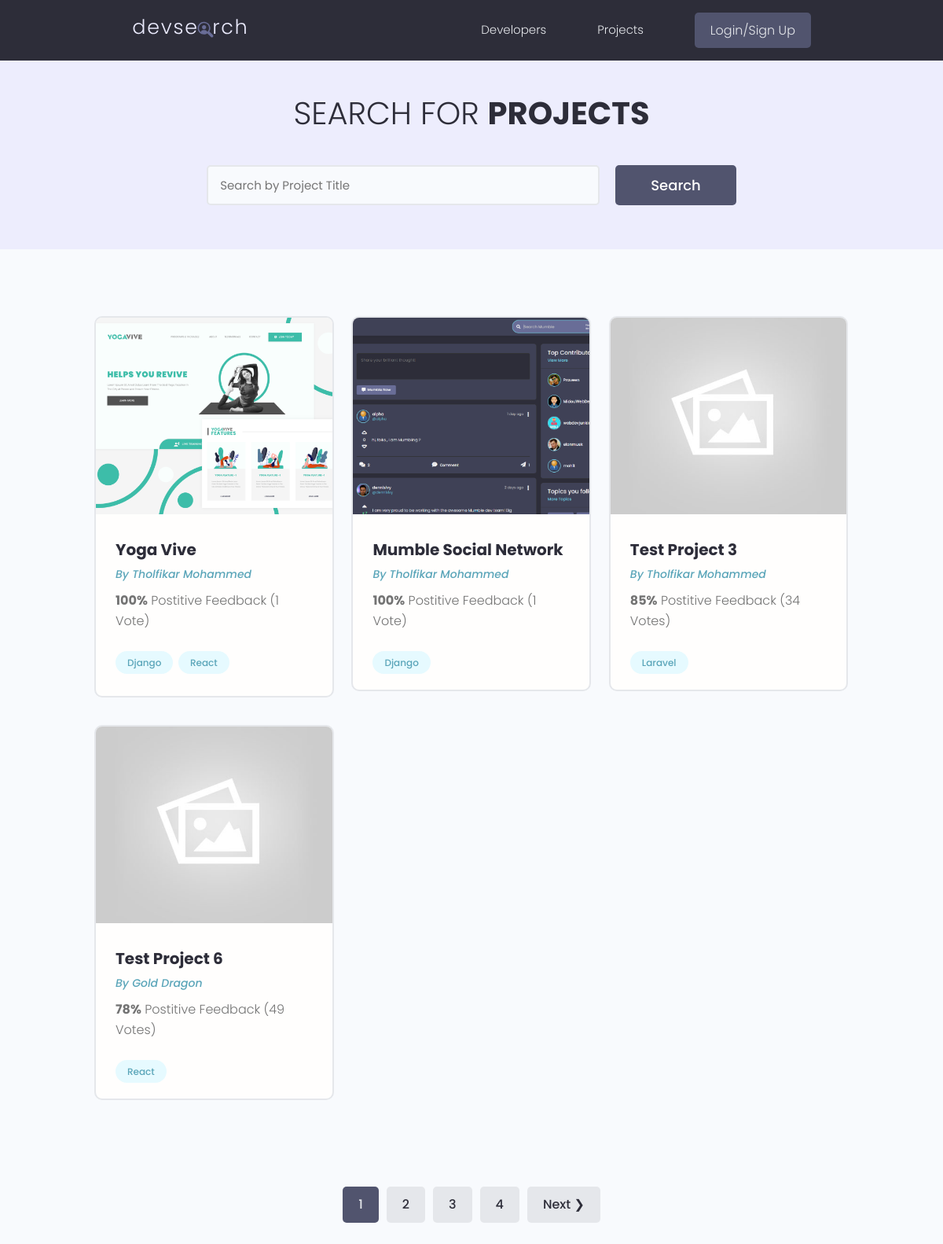
/projects/, run on the app's committed database.
### projects/models.py (models this page shows, shortened)
class Project(models.Model):
    owner = models.ForeignKey(Profile, null=True,blank=True,on_delete=models.SET_NULL)
    title = models.CharField(max_length=255)
    description = models.TextField(null=True, blank=True)
    featured_image = models.ImageField(null=True, blank=True, upload_to='uploaded-images/projects', default='images/project-default.jpg')
    demo_link = models.CharField(max_length=2000, null=True, blank=True)
    source_link = models.CharField(max_length=2000, null=True, blank=True)
    tags = models.ManyToManyField(Tag, blank=True)
    vote_total = models.IntegerField(default=0, null=True, blank=True)
    vote_ratio = models.IntegerField(default=0, null=True, blank=True)
    created_at = models.DateTimeField(auto_now_add=True)
    id = models.UUIDField(default=uuid.uuid4, unique=True,
                          primary_key=True, editable=False)
    class Meta:
        ordering = ['-vote_ratio','-vote_total','created_at']

class Tag(models.Model):
    name = models.CharField(max_length=255)
    created_at = models.DateTimeField(auto_now_add=True)
    id = models.UUIDField(default=uuid.uuid4, unique=True,
                          primary_key=True, editable=False)
    def __str__(self):
        return self.name

### users/models.py (models this page shows, shortened)
class Profile(models.Model):
    user = models.OneToOneField(
        User, on_delete=models.CASCADE, null=True, blank=True)
    name = models.CharField(max_length=255, null=True, blank=True)
    username = models.CharField(max_length=255, null=True, blank=True)
    location = models.CharField(max_length=255, null=True, blank=True)
    email = models.EmailField(max_length=255, null=True, blank=True)
    short_intro = models.CharField(max_length=255, null=True, blank=True)
    bio = models.TextField(null=True, blank=True)
    profile_image = models.ImageField(
        null=True, blank=True, upload_to='uploaded-images/profiles', default='images/user-default.png')
    social_github = models.CharField(max_length=255, null=True, blank=True)
    social_stackoverflow = models.CharField(max_length=255, null=True, blank=True)
    social_twitter = models.CharField(max_length=255, null=True, blank=True)
    social_linkedin = models.CharField(max_length=255, null=True, blank=True)
    social_youtube = models.CharField(max_length=255, null=True, blank=True)
    social_website = models.CharField(max_length=255, null=True, blank=True)
    created_at = models.DateTimeField(auto_now_add=True)
    id = models.UUIDField(default=uuid.uuid4, unique=True,
                          primary_key=True, editable=False)

### projects/views.py (the view)
# urls.py: path('projects/', views.getProjects),
def projects(request):
    projects, search_query = searchProjects(request)
    custom_range, projects = paginateProjects(request,projects,4)
    context = {'projects': projects, 'search_query':search_query, 'custom_range':custom_range}
    return render(request, 'projects/projects.html', context)

### projects/utils.py (called while the page is built)
def searchProjects(request):
  search_query = ''
  if request.GET.get('search_query'):
      search_query = request.GET.get('search_query')
  tags = Tag.objects.filter(name__icontains=search_query)
  projects = Project.objects.distinct().filter(
      Q(title__icontains=search_query) |
      Q(description__icontains=search_query) |
      Q(owner__name__icontains=search_query) |
      Q(tags__in=tags)
  )
  return projects, search_query

def paginateProjects(request,projects,result):
    page = request.GET.get('page')
    paginator = Paginator(projects, result)
    try:
        projects = paginator.page(page)
    except PageNotAnInteger:
        page = 1
        projects = paginator.page(page)
    except EmptyPage:
        page = paginator.num_pages
        projects = paginator.page(page)
    leftIndex = (int(page) - 4)
    if leftIndex < 1:
        leftIndex = 1
    rightIndex = (int(page) + 5)
    if rightIndex > paginator.num_pages:
        rightIndex = paginator.num_pages + 1
    custom_range = range(leftIndex, rightIndex)
    return custom_range,projects

### projects/templates/projects/projects.html (shortened to what this page needs)
{% extends 'main.html' %}
{% block content %}
<main class="projects">
  <section class="hero-section text-center">
    <div class="container container--narrow">
      <div class="hero-section__box">
        <h2>Search for <span>Projects</span></h2>
      </div>
      <div class="hero-section__search">
        <form class="form" action="" method="get">
          <div class="form__field">
            <input class="input input--text" id="formInput#search" type="text" name="search_query"
              value="{{ search_query }}" placeholder="Search by Project Title" />
          </div>
          <input class="btn btn--sub btn--lg" type="submit" value="Search" />
        </form>
      </div>
    </div>
  </section>
  <section class="projectsList">
    <div class="container">
      <div class="grid grid--three">
        {% for project in projects %}
        <div class="column">
          <div class="card project">
            <a href="{% url 'project' project.id %}" class="project">
              <img class="project__thumbnail" src="{{ project.featured_image.url }}" alt="project thumbnail" />
              <div class="card__body">
                <h3 class="project__title">{{ project.title }}</h3>
                <p>
                  {% if project.owner %}
                  <a class="project__author" href="{% url 'user-profile' project.owner.id %}">
                    By {{ project.owner.name }}
                  </a>
                  {% else %}
                  By Anonimus
                  {% endif %}
                </p>
                <p class="project--rating">
                  <span style="font-weight: bold;">{{ project.vote_ratio }}%</span> Postitive
                  Feedback ({{ project.vote_total }} Vote{{ project.vote_total|pluralize:'s' }})
                </p>
                <div class="project__tags">
                  {% for tag in project.tags.all %}
                  <span class="tag tag--pill tag--main">
                    <small>{{ tag }}</small>
                  </span>
                  {% endfor %}
                </div>
              </div>
            </a>
          </div>
        </div>
        {% endfor %}
      </div>
    </div>
  </section>
  {% include "pagination.html" with queryset=projects custom_range=custom_range %}
</main>
{% endblock content %}

### static/styles/app.css (style rules this page uses)
:root { --color-sub: #2d2d39; }
.btn--sub { background-color: var(--color-sub-light); }
.card { border: 2px solid var(--color-light); }
img { width: 100%; }
.hero-section { height: 40vh; display: flex; align-items: center; background-color: var(--color-sub); }
.hero-section__box { margin-bottom: 4rem; }
.hero-section__box > h2, .hero-section__box > h2 > span { font-size: 4rem; color: var(--color-light); line-height: 1.3; text-transform: uppercase; }
.hero-section__box > h2 { font-weight: 300; }
.hero-section__box > h2 > span { font-weight: 700; }
.hero-section__search > .form { display: flex; align-items: center; justify-content: center; gap: 2rem; }
.hero-section__search > .form input.input--text { width: 50rem; }
.project__author { font-size: 1.4rem; font-style: italic; }
.project--rating { margin-bottom: 1.6em; margin-top: .5em; }
.projects > .hero-section { background: var(--color-sub-lighter); height: 30vh; }
.projects .hero-section__box { margin-bottom: 2.5rem; }
.projects .hero-section__box > h2 { color: var(--color-sub); }
.projects .hero-section__box > h2 > span { font-weight: 700; color: var(--color-sub); }
.projectsList { margin-top: 8rem; }
.project__thumbnail { height: 25rem; object-fit: cover; object-position: top center; }
.project__title { font-size: 2rem; font-weight: 700; color: var(--color-sub); }

### static/uikit/styles/modules/_variables.css (style rules this page uses)
:root { --color-main: #5aa5b9; --color-main-light: #e6faff; --color-sub: #3f4156; --color-sub-light: #51546e; --color-sub-lighter: #ededfd; --color-text: #737373; --color-gray: #8b8b8b; --color-light: #e5e7eb; --color-light-gray: #767676; --color-bg: #f8fafd; --color-white: #fffefd; --color-white-light: #f3f3f3; --color-success: #359e64; --color-success-bg: #def8e8; --color-error: #fc4b0b; --color-error-bg: #fff2ee; --font-base: 'Poppins', arial, helvetica, 'Segoe UI', roboto, ubuntu, sans-serif; --font-monospace: 'Fira Code', 'Courier New', courier, monospace; --font-regular: 300; --font-medium: 500; --font-bold: 700; --generic-shadow: 1px 1px 5px #00000010; --generic-transition: all 0.3s ease-in-out; }

### static/uikit/styles/modules/_base.css (style rules this page uses)
* { margin: 0; padding: 0; box-sizing: border-box; text-rendering: optimizeLegibility; color: inherit; font-size: inherit; }
html { font-size: 50%; }
@media only screen and (min-width: 480px) { html { font-size: 56.25%; } }
@media only screen and (min-width: 1200px) { html { font-size: 62.5%; } }
body { line-height: 1.6; font-weight: 400; font-size: 1.5rem; color: var(--color-text); background-color: var(--color-bg); min-height: 100vh; }

### static/uikit/styles/modules/_typography.css (style rules this page uses)
* { font-family: var(--font-base); }
h2 { font-size: 3.6rem; font-weight: var(--font-bold); }
h3 { font-size: 3.2rem; font-weight: var(--font-medium); }
p, span, strong { font-size: 1.6rem; color: var(--color-text); font-weight: var(--font-regular); }
a { padding-bottom: 2px; text-decoration: none; display: inline-block; color: var(--color-main); font-weight: var(--font-medium); }

### static/uikit/styles/modules/_utilities.css (style rules this page uses)
.container { width: 92%; max-width: 165rem; margin: 0 auto; box-sizing: border-box; }
.container--narrow { width: 92%; max-width: 120rem; }
@media screen and (min-width: 1000px) { .container { width: 90%; } }
@media screen and (min-width: 1000px) { .container--narrow { width: 85%; } }
@media screen and (min-width: 1200px) { .container { width: 80%; } }
@media screen and (min-width: 1200px) { .container--narrow { width: 72%; } }
.text-center { text-align: center; }

### static/uikit/styles/modules/_button.css (style rules this page uses)
.btn { display: inline-block; position: relative; cursor: pointer; background-color: var(--color-light); font-weight: var(--font-medium); color: var(--color-sub); text-decoration: none; padding: 1rem 2rem; border-radius: 0.5rem; border: none; width: -webkit-fit-content; width: -moz-fit-content; width: fit-content; height: -webkit-fit-content; height: -moz-fit-content; height: fit-content; font-size: 1.6rem; outline-width: 0; outline-color: transparent; -webkit-backface-visibility: hidden; backface-visibility: hidden; transition: all 0.3s ease-in-out; }
.btn--sub { background-color: var(--color-sub); color: var(--color-white); }
.btn--lg { font-size: 1.8rem; padding: 1.2rem 4.5rem; }

### static/uikit/styles/modules/_card.css (style rules this page uses)
.card { border-radius: 1rem; background-color: var(--color-white); border: 1.5px solid var(--color-light); width: auto; height: auto; margin-top: 0.5rem; margin-bottom: 0.5rem; overflow: hidden; }
.card__body, .card__header { padding: 2rem 2.5rem; }

### data on the page
Project: featured_image (picture), title "Yoga Vive", owner.name "Tholfikar Mohammed", vote_ratio "100", vote_total "1"
Tag: name "Django"
Tag: name "React"
Project: featured_image (picture), title "Mumble Social Network", owner.name "Tholfikar Mohammed", vote_ratio "100", vote_total "1"
Project: featured_image (placeholder picture), title "Test Project 3", owner.name "Tholfikar Mohammed", vote_ratio "85", vote_total "34"
Tag: name "Laravel"
Project: featured_image (placeholder picture), title "Test Project 6", owner.name "Gold Dragon", vote_ratio "78", vote_total "49"

### other printed values
{{ page }} "1"
{{ page }} "2" "3" "4"
